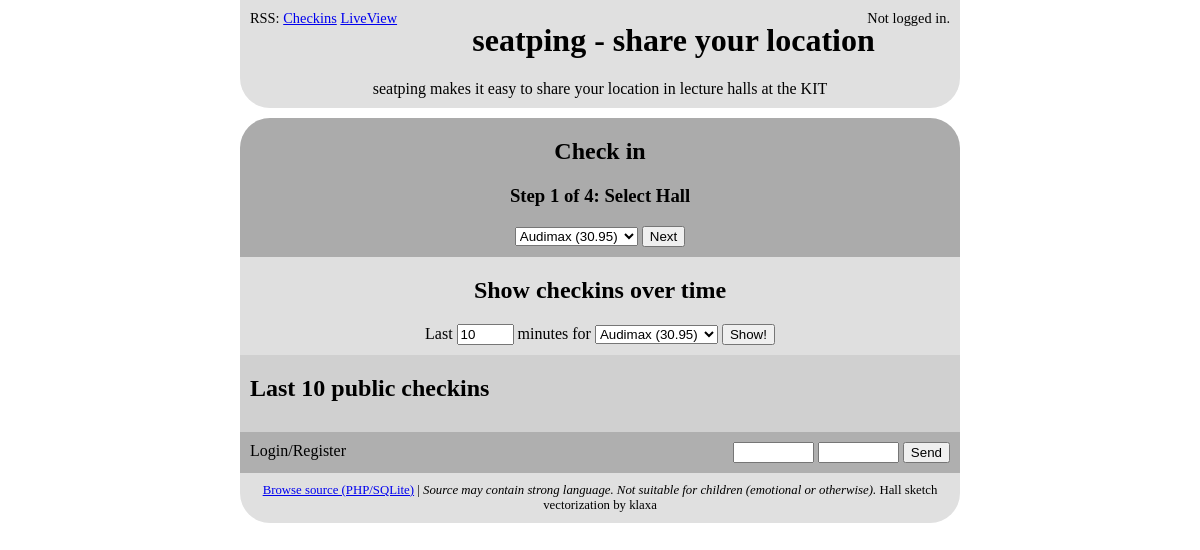
Before: / with the older database file.
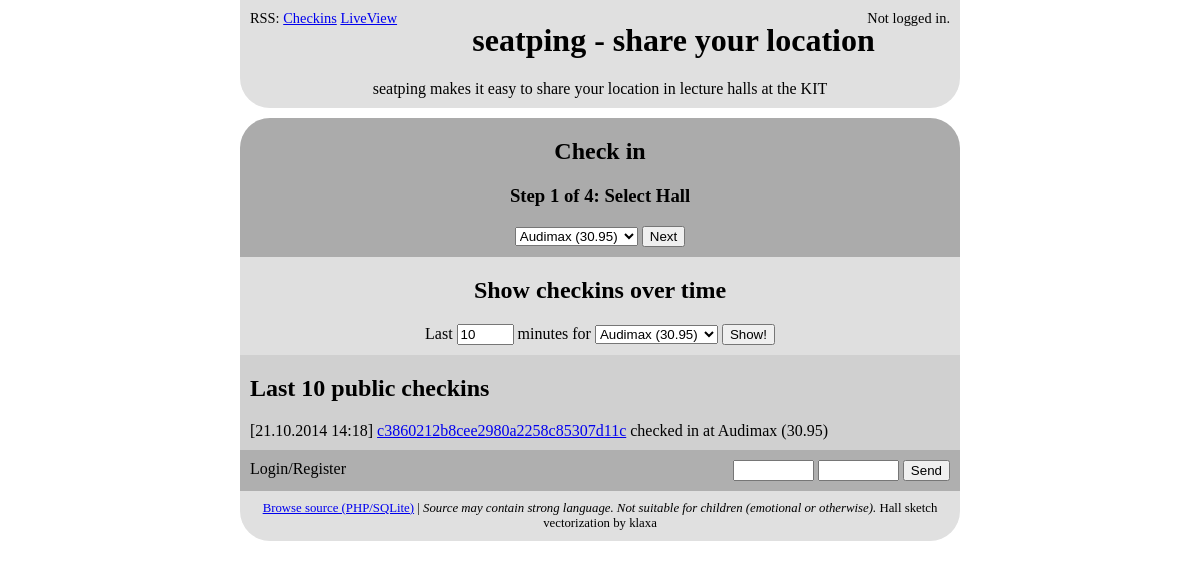
After: the same page with the newer database file.
### tables this page shows
CREATE TABLE [pings] ([ping_id] INTEGER PRIMARY KEY NOT NULL UNIQUE, [ping_user] INTEGER NOT NULL DEFAULT '0' REFERENCES [users] ([user_id]) ON UPDATE SET DEFAULT ON DELETE SET DEFAULT, [ping_hall] INTEGER NOT NULL REFERENCES [halls] ([hall_id]) ON UPDATE CASCADE ON DELETE CASCADE, [ping_date] INTEGER NOT NULL, [ping_y] INTEGER NOT NULL, [ping_x] INTEGER NOT NULL, [ping_annotation] TEXT, [ping_public] BOOLEAN NOT NULL DEFAULT(1), [ping_hash] TEXT NOT NULL UNIQUE);

CREATE TABLE [halls] ([hall_id] INTEGER PRIMARY KEY AUTOINCREMENT NOT NULL, [hall_name] TEXT NOT NULL, [hall_img] TEXT NOT NULL);

### settings.php (called while the page is built, shortened)
<?php
	$auth_methods["local"]=true;
	$auth_methods["system"]=false;
?>

### index.php (the view, shortened to what this page needs)
<?php
	require_once("settings.php");
	require_once("db_conn.php");
	$halls=$db->query("
		SELECT
			hall_id,
			hall_name
		FROM
			halls
		WHERE
			1
	");
	$halls=$halls->fetchAll(PDO::FETCH_ASSOC);
			?>
<!DOCTYPE html PUBLIC "-//W3C//DTD XHTML 1.1//EN" "http://www.w3.org/TR/xhtml11/DTD/xhtml11.dtd">
<html xmlns="http://www.w3.org/1999/xhtml">
	<head>
	</head>
	<body>
		<div id="head" class="box bottomcorner">
			<div style="text-align:right;width:100%;margin-bottom:-15px;font-size:90%;">
				<span style="float:left;">RSS: <a href="?rss">Checkins</a> <a href="?rss=lv">LiveView</a></span>
				<span>
					<?php if(isset($_SESSION["user_id"])){ ?>
						&lt;<?php print($_SESSION["user_name"]); ?>&gt; <a href="?logout">Logout</a>
					<?php } else { ?>
						Not logged in.
					<?php } ?>
				</span>
			</div>
			<h1>seatping - share your location</h1>
			seatping makes it easy to share your location in lecture halls at the KIT
		</div>
		<div id="create" class="box topcorner">
			<form name="checkin" action="" method="get">
				<h2>Check in</h2>
				<?php
					if(!isset($_GET["hall"])||isset($_GET["last"])){
						print('<h3>Step 1 of 4: Select Hall</h2>	<select name="hall">');
						foreach($halls as $hall){
							print("<option value='".$hall["hall_id"]."'>".$hall["hall_name"]."</option>");
						}
						print("</select>");
						$nextButtonText="Next";
					}
				?>
				<?php if(isset($nextButtonText)){ ?>
				<input type="submit" name="checkin" value="<?php print($nextButtonText); ?>" />
				<?php } ?>
			</form>
		</div>
		<div id="groupshow" class="box">
			<form action="" name="group" method="get">
				<h2>Show checkins over time</h2>
				Last <input type="text" name="last" value="10" size="4" /> minutes for <select name="hall">
					<?php
						foreach($halls as $hall){
							print("<option value='".$hall["hall_id"]."'>".$hall["hall_name"]."</option>");
						}
						print("</select>");
					?>
					<input type="submit" value="Show!" /><br />
			</form>
		</div>
		<div id="show" class="box">
			<?php
				$last_pings=$db->query("
					SELECT
						ping_date,
						ping_hash,
						user_id,
						user_name,
						hall_name,
						ping_annotation
					FROM checkins
					WHERE ping_public
					LIMIT 10
				");
				$last_pings=$last_pings->fetchAll(PDO::FETCH_ASSOC);
			?>
			<h2>Last 10 public checkins</h2>
			<?php
				if($last_pings!==false){
					foreach($last_pings as $ping){
						print("[".date("d.m.Y H:i",$ping["ping_date"])."] ");
						print('<a href="?ping='.$ping["ping_hash"].'">');
						print((($ping["user_id"]==0)?$ping["ping_hash"]:$ping["user_name"])."</a> checked in at ".$ping["hall_name"]);
						print("<br />");
					}
				}
			?>
		</div>
		<?php
			if(!isset($_SESSION["user_id"])&&$auth_methods["local"]){
				?>
				<div id="login" class="box">
					<form action="" method="post">
						<span style="float:left;">Login/Register</span>
						<input type="text" name="user_name" size="7" />
						<input type="password" name="user_password" size="7"/>
						<input type="submit" name="login" value="Send" />
					</form>
				</div>
				<?php
			}
				?>
		<div id="footer" class="box bottomcorner">
			<a href="https://github.com/cbdevnet/seatping">Browse source (PHP/SQLite)</a>  | <em>Source may contain strong language. Not suitable for children (emotional or otherwise).</em> Hall sketch vectorization by klaxa
		</div>
	</body>
</html>

Changed rows visible on the page:
added pings: ping_date "21.10.2014 14:18", ping_hash "c3860212b8cee2980a2258c85307d11c", ping_hall.hall_name "Audimax (30.95)"
